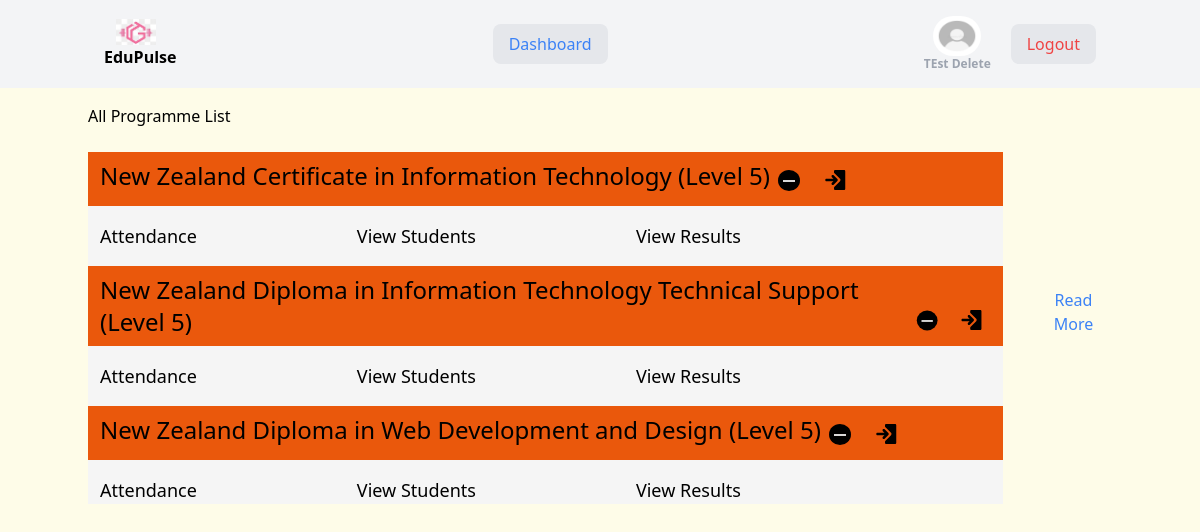
The page /wc_current_programs/all-program/ (signed in) on the database its author committed.
### customUser/models.py (models this page shows, shortened)
class NewUser(AbstractUser):
    Gender_Choice=[
        ('M','Male'),
        ('F','Female'),
        ('O','Other'),
    ]
    temp_id=models.CharField(max_length=255,blank=True,null=True)
    gender=models.CharField(max_length=100,choices=Gender_Choice,null=True,blank=True)
    phone = models.DecimalField(max_digits=12, decimal_places=0, null=True, blank=True)
    dob=models.DateField(default=None, blank=True, null=True)
    user_image = models.ImageField(upload_to='user_images/', null=True, blank=True)
    nationality=models.CharField(max_length=255,null=True,blank=True)
    address=models.ForeignKey(Address, verbose_name="Address", on_delete=models.CASCADE,null=True,blank=True)
    campus=models.ForeignKey(Campus, verbose_name="Campus", on_delete=models.CASCADE,null=True,blank=True, related_name='users')

### program/models.py (models this page shows, shortened)
class Program(BaseModel):
    name=models.CharField(max_length=255,null=True,blank=True)
    description=models.CharField(max_length=255,null=True,blank=True)
    key_components=models.CharField(max_length=255,null=True,blank=True)
    program_link = models.URLField(max_length=255, null=True, blank=True)
    total_credit=models.PositiveIntegerField(null=True,blank=True)
    duration_in_week=models.PositiveIntegerField(null=True,blank=True)

### program/views.py (the view)
# urls.py: path('all-program/', ProgramListView.as_view(), name='program_list'),
class ProgramListView(LoginRequiredMixin,ListView):
    model=Program
    template_name='program/program/program_list.html'
    context_object_name='programs'

### customUser/templatetags/custom_tags.py (called while the page is built)
@register.filter(name='user_belongs_to_group')
def user_belongs_to_group(user,group_name):
        return user.groups.filter(name=group_name).exists()

### templates/program/program/program_list.html (shortened to what this page needs)
{% extends "base.html" %}
{% block content %}
<html>
<section>
    <h1> All Programme  List  </h1>
    <br>
    <ul class='flex flex-col gap-4 bg-neutral-100 text-lg bottom-round'>
        {% for program in programs %}
          <li><a class="sub-nav-menu" href="{% url 'program_detail' program.pk %}">
            <div class='container mx-auto flex flex-row bg-orange-600 py-2 text-2xl font-inter pl-3 top-round'>
              <h1>{{ program.name }}</h1> </a>
              <svg class="ml-1 mb-1 self-end" xmlns="http://www.w3.org/2000/svg" width="30" height="27" viewBox="0 0 30 27" fill="none">
                <ellipse cx="15" cy="13.5" rx="11" ry="10.5" fill="black"/>
                <rect x="9" y="13" width="12" height="2" fill="#D9D9D9"/>
                </svg>
            <div>
              <div class="container mx-auto mt-4 flex flex-row gap-4 pl-3 space-x-36">
                <div> <p class="sub-nav-menu"> Attendance </p> </div>
                <div> <p class="sub-nav-menu"> View Students </p> </div>
                <div> <p class="sub-nav-menu"> View Results </p> </div>
            </div>
            </div>
        {% endfor %}
    </ul>
</section>
<button id="toggle-btn" class="mt-4 text-blue-500 focus:outline-none">Read More</button>
</html>
{% endblock content %}

### templates/components/base/header.html (shortened to what this page needs)
{% load custom_tags %}
{% load static %}
{% block content %}
<nav class="bg-gray-100 ">
  <div class="container mx-auto flex items-center justify-between p-4  flex-row gap-4">
      <a href="{% url 'dashboard' %}" class="flex items-center flex-col">
          <img src="{% static '/logo/logo.jpeg' %}" alt="Logo" class="w-10 h-08 mr-2">
          <span class="text-md font-semibold">EduPulse</span>
      </a>
      <div id="navLinks"  class=" hidden flex-col justify-center lg:items-center items-end lg:flex-row lg:flex space-x-4  md:flex-wrap">
        <a href="{% url 'dashboard' %}" class="text-blue-500 bg-gray-200 px-4 py-2 rounded-lg">Dashboard</a>
      </div>
      <div class="flex items-center space-x-2 flex-row gap-3">
          {% if user.is_authenticated %}
              <div class='flex flex-col justify-center items-center'>
                {% if current_user.user_image and current_user.user_image.url %}
                <img src="{{ user.user_image.url }}" alt="{{ user.username }}" class="w-12 h-10 rounded-full">
            {% else %}
              <img src="{% static '/default/default_user_image.jpeg' %}" class="w-12 h-10 rounded-full">
            {% endif %}
              <span class="hidden lg:inline  text-center  text-xs font-semibold text-gray-400">{{ user.first_name }} {{ user.last_name }}</span>
              </div>
              <a href="{% url 'user-logout' %}" class="text-red-500 md:mr-5 bg-gray-200 px-4 py-2 rounded-lg">Logout</a>
              {% else %}
              <a href="{% url 'user-login' %}" class="text-blue-500 md:mr-5 bg-gray-200 px-4 py-2 rounded-lg">Login</a>
          {% endif %}
      </div>
  </div>
</nav>
  {% endblock content %}

### static/src/styles.css (style rules this page uses)
html { line-height: 1.5; -webkit-text-size-adjust: 100%; -moz-tab-size: 4; -o-tab-size: 4; tab-size: 4; font-family: ui-sans-serif, system-ui, -apple-system, BlinkMacSystemFont, "Segoe UI", Roboto, "Helvetica Neue", Arial, "Noto Sans", sans-serif, "Apple Color Emoji", "Segoe UI Emoji", "Segoe UI Symbol", "Noto Color Emoji"; font-feature-settings: normal; font-variation-settings: normal; }
body { margin: 0; line-height: inherit; }
h1, h2, h3, h4, h5, h6 { font-size: inherit; font-weight: inherit; }
a { color: inherit; text-decoration: inherit; }
button, input, optgroup, select, textarea { font-family: inherit; font-feature-settings: inherit; font-variation-settings: inherit; font-size: 100%; font-weight: inherit; line-height: inherit; color: inherit; margin: 0; padding: 0; }
button, select { text-transform: none; }
button, [type='button'], [type='reset'], [type='submit'] { -webkit-appearance: button; background-color: transparent; background-image: none; }
blockquote, dl, dd, h1, h2, h3, h4, h5, h6, hr, figure, p, pre { margin: 0; }
ol, ul, menu { list-style: none; margin: 0; padding: 0; }
button, [role="button"] { cursor: pointer; }
img, svg, video, canvas, audio, iframe, embed, object { display: block; vertical-align: middle; }
img, video { max-width: 100%; height: auto; }
.container { width: 100%; }
@media (min-width: 640px) { .container { max-width: 640px; } }
@media (min-width: 768px) { .container { max-width: 768px; } }
@media (min-width: 1024px) { .container { max-width: 1024px; } }
.mx-auto { margin-left: auto; margin-right: auto; }
.mt-4 { margin-top: 1rem; }
.bg-yellow-50 { --tw-bg-opacity: 1; background-color: rgb(254 252 232 / var(--tw-bg-opacity)); }

### rows shown on the page
NewUser: first_name "TEst", last_name "Delete"
Program: name "New Zealand Certificate in Information Technology (Level 5)"
Program: name "New Zealand Diploma in Information Technology Technical Support (Level 5)"
Program: name "New Zealand Diploma in Web Development and Design (Level 5)"
